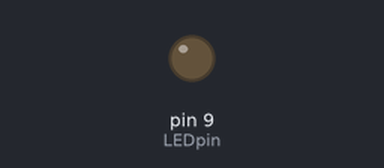
Recording of a sketch running on a simulated Arduino Uno, built with avr-gcc and run on an emulated ATmega328P. On the bench: output pins drawn as LEDs (lit = HIGH).

Above: at 0.05 s.
At 9.55 s:
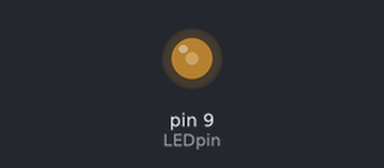
At 19.95 s:
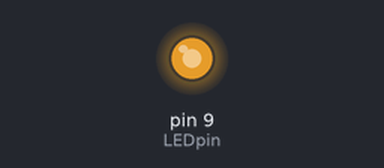
At 39.85 s:
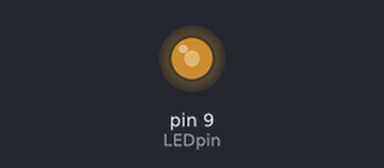
Timing chart, 0 to 40.0 s (numbered marks = the images above):
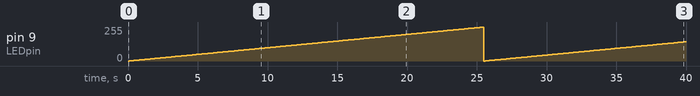

Measured:
- by itself, pin 9 (LEDpin): 0/255 → 1/255 at 0.10 s, → 2/255 0.10 s later, → 3/255 0.10 s later, → 4/255 0.10 s later, … (399 changes in this stretch)

The sketch:

app.ino
```cpp
int LEDpin = 9;
void setup()
{
}
byte n = 255;
void loop()
{
  for (size_t i = 0; i < n; i++)
  {
    analogWrite(LEDpin, i);
    delay(100);
  }
}
```
